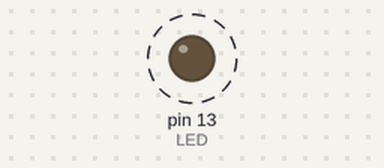
Recording of a sketch running on a simulated Arduino Uno, built with avr-gcc and run on an emulated ATmega328P. Parts: output pins drawn as LEDs (lit = HIGH). Dashed ring = blinking. No radio packets arrive unless stated; pins used as bus, display or sensor lines are not drawn.

Above: at 0.5 s.
Timing chart, 0 to 3.0 s (numbered marks = the images above):
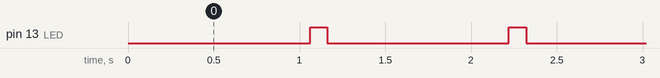

Measured:
- by itself, pin 13 (LED): alternates HIGH for 0.10 s and LOW for 1.1 s

The sketch:

followTheLeaderNoAckTest.ino
```cpp
#include <SPI.h>
#include <RH_RF69.h>

/************ Radio Setup ***************/

// Change to 434.0 or other frequency, must match RX's freq!
#define RF69_FREQ 868.0

  #define RFM69_CS      8
  #define RFM69_INT     3
  #define RFM69_RST     4
  #define LED           13


// Singleton instance of the radio driver
RH_RF69 rf69(RFM69_CS, RFM69_INT);

int16_t packetnum = 0;  // packet counter, we increment per xmission


long previousMillis = 0;

#define PERIOD 1000

void setup()
{
  Serial.begin(115200);
  //while (!Serial) { delay(1); } // wait until serial console is open, remove if not tethered to computer

  pinMode(LED, OUTPUT);
  pinMode(RFM69_RST, OUTPUT);
  digitalWrite(RFM69_RST, LOW);

  // manual reset
  digitalWrite(RFM69_RST, HIGH);
  delay(10);
  digitalWrite(RFM69_RST, LOW);
  delay(10);

  if (!rf69.init()) {
    Serial.println("RFM69 radio init failed");
    while (1);
  }

  // Defaults after init are 434.0MHz, modulation GFSK_Rb250Fd250, +13dbM (for low power module)
  // No encryption
  if (!rf69.setFrequency(RF69_FREQ)) {
    Serial.println("setFrequency failed");
  }

  // If you are using a high power RF69 eg RFM69HW, you *must* set a Tx power with the
  // ishighpowermodule flag set like this:
  rf69.setTxPower(20, true);  // range from 14-20 for power, 2nd arg must be true for 69HCW

  // The encryption key has to be the same as the one in the server
  uint8_t key[] = { 0x01, 0x02, 0x03, 0x04, 0x05, 0x06, 0x07, 0x08,
                    0x01, 0x02, 0x03, 0x04, 0x05, 0x06, 0x07, 0x08};
  rf69.setEncryptionKey(key);

  pinMode(LED, OUTPUT);

  digitalWrite(LED, LOW);
}

void loop() {
  timeToBlink();
  checkRadio();

}

void checkRadio(){
  if (rf69.available()) {
      // Should be a message for us now
      uint8_t buf[RH_RF69_MAX_MESSAGE_LEN];
      uint8_t len = sizeof(buf);
      if (rf69.recv(buf, &len)) {
        if (strstr((char *)buf, "Hello World")) {
          blink();
        }
      }
    }
}

void blink(){
    char radiopacket[20] = "Hello World";
    //itoa(packetnum++, radiopacket+13, 10);
    //Serial.print("Sending "); Serial.println(radiopacket);

    // Send a message!
    rf69.send((uint8_t *)radiopacket, strlen(radiopacket));
    rf69.waitPacketSent();

    digitalWrite(LED, HIGH);
    delay(100);
    digitalWrite(LED, LOW);

    previousMillis = millis();
}

void timeToBlink(){
  long currentMillis = millis();

  if(((currentMillis - previousMillis) >= (long) (PERIOD))){  //if the difference in time between the previousMillis and current time, is greater than or equal to the period of the firefly plus its modifier value; and the program has "started"
    blink();
  }
}
```
